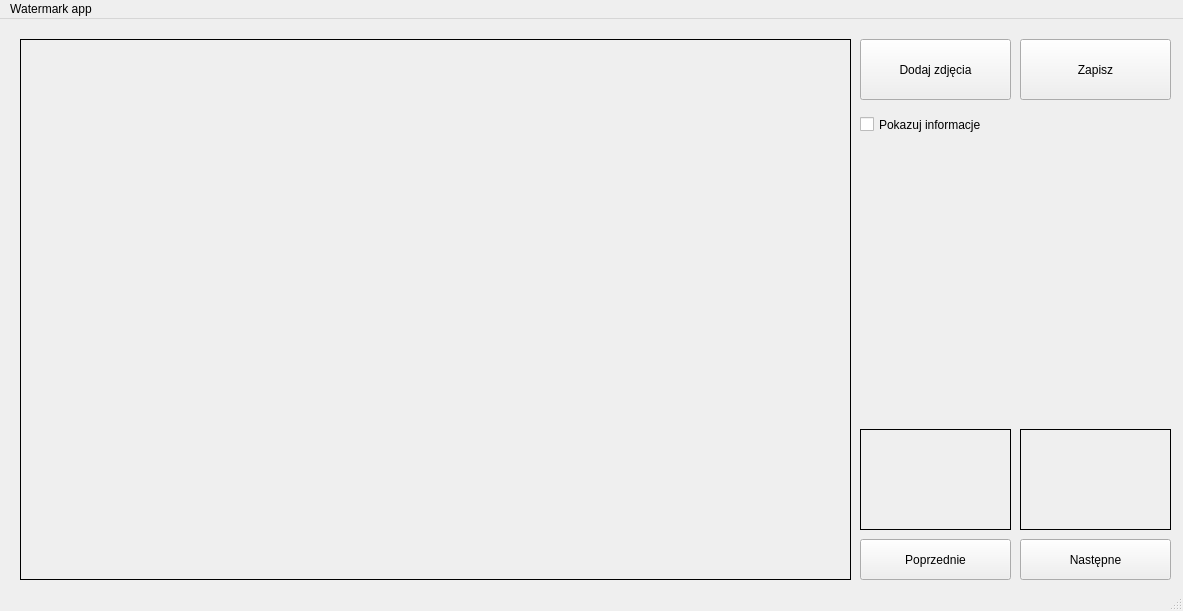
<?xml version="1.0" encoding="UTF-8"?>
<ui version="4.0">
 <class>MainWindow</class>
 <widget class="QMainWindow" name="MainWindow">
  <property name="geometry">
   <rect>
    <x>0</x>
    <y>0</y>
    <width>1183</width>
    <height>611</height>
   </rect>
  </property>
  <property name="windowTitle">
   <string/>
  </property>
  <widget class="QWidget" name="centralwidget">
   <widget class="QPushButton" name="btnLoad">
    <property name="geometry">
     <rect>
      <x>860</x>
      <y>20</y>
      <width>151</width>
      <height>61</height>
     </rect>
    </property>
    <property name="text">
     <string>Dodaj zdjęcia</string>
    </property>
   </widget>
   <widget class="QLabel" name="lblPicMain">
    <property name="geometry">
     <rect>
      <x>20</x>
      <y>20</y>
      <width>831</width>
      <height>541</height>
     </rect>
    </property>
    <property name="frameShape">
     <enum>QFrame::Box</enum>
    </property>
    <property name="text">
     <string/>
    </property>
    <property name="alignment">
     <set>Qt::AlignCenter</set>
    </property>
   </widget>
   <widget class="QLabel" name="lblPicPrev">
    <property name="geometry">
     <rect>
      <x>860</x>
      <y>410</y>
      <width>151</width>
      <height>101</height>
     </rect>
    </property>
    <property name="frameShape">
     <enum>QFrame::Box</enum>
    </property>
    <property name="text">
     <string/>
    </property>
    <property name="alignment">
     <set>Qt::AlignCenter</set>
    </property>
   </widget>
   <widget class="QLabel" name="lblPicNext">
    <property name="geometry">
     <rect>
      <x>1020</x>
      <y>410</y>
      <width>151</width>
      <height>101</height>
     </rect>
    </property>
    <property name="frameShape">
     <enum>QFrame::Box</enum>
    </property>
    <property name="text">
     <string/>
    </property>
    <property name="alignment">
     <set>Qt::AlignCenter</set>
    </property>
   </widget>
   <widget class="QPushButton" name="btnNextPic">
    <property name="geometry">
     <rect>
      <x>1020</x>
      <y>520</y>
      <width>151</width>
      <height>41</height>
     </rect>
    </property>
    <property name="text">
     <string>Następne</string>
    </property>
   </widget>
   <widget class="QPushButton" name="btnPrevPic">
    <property name="geometry">
     <rect>
      <x>860</x>
      <y>520</y>
      <width>151</width>
      <height>41</height>
     </rect>
    </property>
    <property name="text">
     <string>Poprzednie</string>
    </property>
   </widget>
   <widget class="QLabel" name="lblInfo">
    <property name="geometry">
     <rect>
      <x>860</x>
      <y>130</y>
      <width>311</width>
      <height>71</height>
     </rect>
    </property>
    <property name="text">
     <string/>
    </property>
    <property name="alignment">
     <set>Qt::AlignLeading|Qt::AlignLeft|Qt::AlignTop</set>
    </property>
   </widget>
   <widget class="QCheckBox" name="checkBoxInfo">
    <property name="geometry">
     <rect>
      <x>860</x>
      <y>90</y>
      <width>151</width>
      <height>31</height>
     </rect>
    </property>
    <property name="text">
     <string>Pokazuj informacje</string>
    </property>
    <property name="checked">
     <bool>false</bool>
    </property>
    <property name="tristate">
     <bool>false</bool>
    </property>
   </widget>
   <widget class="QPushButton" name="btnSave">
    <property name="geometry">
     <rect>
      <x>1020</x>
      <y>20</y>
      <width>151</width>
      <height>61</height>
     </rect>
    </property>
    <property name="text">
     <string>Zapisz</string>
    </property>
   </widget>
  </widget>
  <widget class="QMenuBar" name="menubar">
   <property name="geometry">
    <rect>
     <x>0</x>
     <y>0</y>
     <width>1183</width>
     <height>22</height>
    </rect>
   </property>
   <widget class="QMenu" name="menuWatermark_app">
    <property name="title">
     <string>Watermark app</string>
    </property>
   </widget>
   <addaction name="menuWatermark_app"/>
  </widget>
  <widget class="QStatusBar" name="statusbar"/>
 </widget>
 <resources/>
 <connections/>
</ui>
